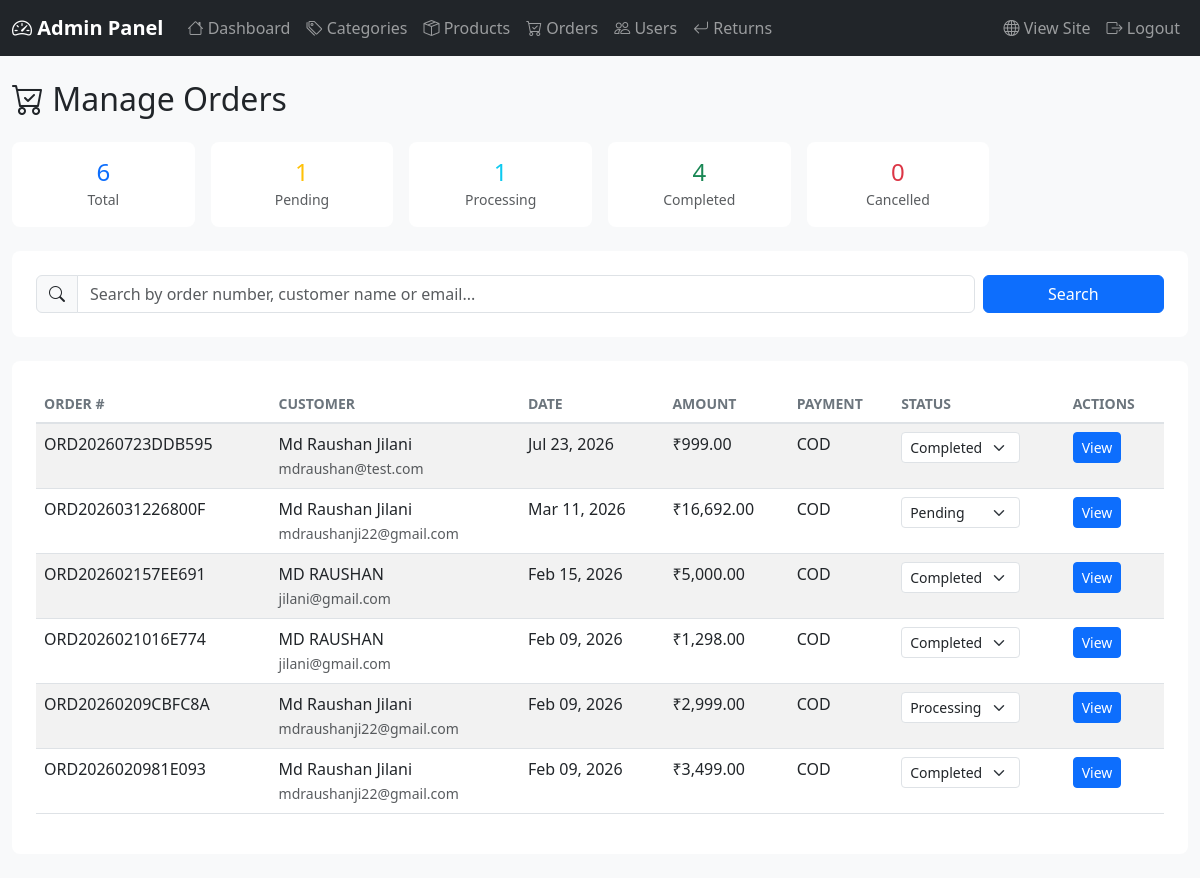
The app's page /admin/orders.php (signed in) with its own data.
### tables this page shows
CREATE TABLE `orders` (
  `id` int(11) NOT NULL,
  `user_id` int(11) NOT NULL,
  `order_number` varchar(50) NOT NULL,
  `total_amount` decimal(10,2) NOT NULL,
  `payment_method` varchar(50) NOT NULL DEFAULT 'COD',
  `payment_status` enum('pending','paid','failed') DEFAULT 'pending',
  `order_status` enum('pending','processing','completed','cancelled') DEFAULT 'pending',
  `shipping_name` varchar(100) NOT NULL,
  `shipping_email` varchar(100) NOT NULL,
  `shipping_mobile` varchar(15) NOT NULL,
  `shipping_address` text NOT NULL,
  `shipping_city` varchar(50) NOT NULL,
  `shipping_state` varchar(50) NOT NULL,
  `shipping_pincode` varchar(10) NOT NULL,
  `created_at` timestamp NOT NULL DEFAULT current_timestamp(),
  `updated_at` timestamp NOT NULL DEFAULT current_timestamp() ON UPDATE current_timestamp()
);

CREATE TABLE `users` (
  `id` int(11) NOT NULL,
  `name` varchar(100) NOT NULL,
  `email` varchar(100) NOT NULL,
  `mobile` varchar(15) NOT NULL,
  `password` varchar(255) NOT NULL,
  `address` text DEFAULT NULL,
  `city` varchar(50) DEFAULT NULL,
  `state` varchar(50) DEFAULT NULL,
  `pincode` varchar(10) DEFAULT NULL,
  `created_at` timestamp NOT NULL DEFAULT current_timestamp(),
  `updated_at` timestamp NOT NULL DEFAULT current_timestamp() ON UPDATE current_timestamp()
);

### includes/functions.php (called while the page is built, shortened)
<?php
function formatPrice($price) {
    return '₹' . number_format($price, 2);
}
?>

### admin/orders.php (the view, shortened to what this page needs)
<?php
    require_once __DIR__ . '/../includes/functions.php';
    require_once __DIR__ . '/../includes/admin_header.php';
    $db = getDB();
    $search       = isset($_GET['search']) ? sanitize($_GET['search']) : '';
    $filterStatus = isset($_GET['status']) ? sanitize($_GET['status']) : '';
    $where  = [];
    $params = [];
    $whereClause = count($where) > 0 ? 'WHERE ' . implode(' AND ', $where) : '';
    $stmt = $db->prepare("
    SELECT o.*, u.name as user_name, u.email as user_email
    FROM orders o
    LEFT JOIN users u ON o.user_id = u.id
    {$whereClause}
    ORDER BY o.created_at DESC
");
    $stmt->execute($params);
    $orders = $stmt->fetchAll();
    $stats = $db->query("SELECT order_status, COUNT(*) as cnt FROM orders GROUP BY order_status")->fetchAll(PDO::FETCH_KEY_PAIR);
?>
<div class="container-fluid my-4">
    <h2 class="mb-4"><i class="bi bi-cart-check"></i> Manage Orders</h2>
    <div class="row g-3 mb-4">
        <div class="col-md-2 col-4">
            <a href="<?php echo ADMIN_URL; ?>/orders.php" class="text-decoration-none">
                <div class="card text-center border-primary <?php echo empty($filterStatus) ? 'border-3' : ''; ?>">
                    <div class="card-body py-3">
                        <h4 class="text-primary mb-0"><?php echo array_sum($stats); ?></h4>
                        <small class="text-muted">Total</small>
                    </div>
                </div>
            </a>
        </div>
        <div class="col-md-2 col-4">
            <a href="<?php echo ADMIN_URL; ?>/orders.php?status=pending" class="text-decoration-none">
                <div class="card text-center border-warning <?php echo $filterStatus === 'pending' ? 'border-3' : ''; ?>">
                    <div class="card-body py-3">
                        <h4 class="text-warning mb-0"><?php echo $stats['pending'] ?? 0; ?></h4>
                        <small class="text-muted">Pending</small>
                    </div>
                </div>
            </a>
        </div>
        <div class="col-md-2 col-4">
            <a href="<?php echo ADMIN_URL; ?>/orders.php?status=processing" class="text-decoration-none">
                <div class="card text-center border-info <?php echo $filterStatus === 'processing' ? 'border-3' : ''; ?>">
                    <div class="card-body py-3">
                        <h4 class="text-info mb-0"><?php echo $stats['processing'] ?? 0; ?></h4>
                        <small class="text-muted">Processing</small>
                    </div>
                </div>
            </a>
        </div>
        <div class="col-md-2 col-4">
            <a href="<?php echo ADMIN_URL; ?>/orders.php?status=completed" class="text-decoration-none">
                <div class="card text-center border-success <?php echo $filterStatus === 'completed' ? 'border-3' : ''; ?>">
                    <div class="card-body py-3">
                        <h4 class="text-success mb-0"><?php echo $stats['completed'] ?? 0; ?></h4>
                        <small class="text-muted">Completed</small>
                    </div>
                </div>
            </a>
        </div>
        <div class="col-md-2 col-4">
            <a href="<?php echo ADMIN_URL; ?>/orders.php?status=cancelled" class="text-decoration-none">
                <div class="card text-center border-danger <?php echo $filterStatus === 'cancelled' ? 'border-3' : ''; ?>">
                    <div class="card-body py-3">
                        <h4 class="text-danger mb-0"><?php echo $stats['cancelled'] ?? 0; ?></h4>
                        <small class="text-muted">Cancelled</small>
                    </div>
                </div>
            </a>
        </div>
    </div>
    <div class="card mb-4">
        <div class="card-body">
            <form method="GET" action="" class="row g-2">
                <div class="col-md-10">
                    <div class="input-group">
                        <span class="input-group-text"><i class="bi bi-search"></i></span>
                        <input type="text" class="form-control" name="search"
                               placeholder="Search by order number, customer name or email..."
                               value="<?php echo htmlspecialchars($search); ?>">
                    </div>
                </div>
                <div class="col-md-2">
                    <button type="submit" class="btn btn-primary w-100">Search</button>
                </div>
            </form>
        </div>
    </div>
    <div class="card">
        <div class="card-body">
            <div class="table-responsive">
                <table class="table table-striped">
                    <thead>
                        <tr>
                            <th>Order #</th>
                            <th>Customer</th>
                            <th>Date</th>
                            <th>Amount</th>
                            <th>Payment</th>
                            <th>Status</th>
                            <th>Actions</th>
                        </tr>
                    </thead>
                    <tbody>
                        <?php foreach ($orders as $order): ?>
                        <tr>
                            <td><?php echo htmlspecialchars($order['order_number']); ?></td>
                            <td>
                                <?php echo htmlspecialchars($order['user_name']); ?><br>
                                <small class="text-muted"><?php echo htmlspecialchars($order['user_email']); ?></small>
                            </td>
                            <td><?php echo date('M d, Y', strtotime($order['created_at'])); ?></td>
                            <td><?php echo formatPrice($order['total_amount']); ?></td>
                            <td><?php echo htmlspecialchars($order['payment_method']); ?></td>
                            <td>
                                <form method="POST" style="display:inline;">
                                    <select name="order_status" class="form-select form-select-sm" style="width: auto; display: inline-block;"
                                            onchange="this.form.submit();">
                                        <option value="pending" <?php echo $order['order_status'] === 'pending' ? 'selected' : ''; ?>>Pending</option>
                                        <option value="processing" <?php echo $order['order_status'] === 'processing' ? 'selected' : ''; ?>>Processing</option>
                                        <option value="completed" <?php echo $order['order_status'] === 'completed' ? 'selected' : ''; ?>>Completed</option>
                                    </select>
                                </form>
                            </td>
                            <td>
                                <a href="<?php echo ADMIN_URL; ?>/order-details.php?id=<?php echo $order['id']; ?>"
                                   class="btn btn-sm btn-primary">View</a>
                            </td>
                        </tr>
                        <?php endforeach; ?>
                    </tbody>
                </table>
            </div>
        </div>
    </div>
</div>
<?php require_once __DIR__ . '/../includes/admin_footer.php'; ?>

### assets/css/admin.css (style rules this page uses)
body { background-color: #f8f9fa; }
.container-fluid { max-width: 1400px; }
.card { border: none; border-radius: 0.5rem; }
.card-body { padding: 1.5rem; }
.table { background-color: white; }
.table thead th { border-bottom: 2px solid #dee2e6; font-weight: 600; text-transform: uppercase; font-size: 0.875rem; color: #6c757d; }
.btn-sm { padding: 0.25rem 0.5rem; font-size: 0.875rem; }

### records on screen
orders: order_number "ORD20260723DDB595", user.name "Md Raushan Jilani", user.email "mdraushan@test.com", created_at "Jul 23, 2026", total_amount "₹999.00", payment_method "COD", order_status "Completed"
orders: order_number "ORD2026031226800F", user.name "Md Raushan Jilani", user.email "mdraushanji22@gmail.com", created_at "Mar 11, 2026", total_amount "₹16,692.00", payment_method "COD", order_status "Pending"
orders: order_number "ORD202602157EE691", user.name "MD RAUSHAN", user.email "jilani@gmail.com", created_at "Feb 15, 2026", total_amount "₹5,000.00", payment_method "COD", order_status "Completed"
orders: order_number "ORD2026021016E774", user.name "MD RAUSHAN", user.email "jilani@gmail.com", created_at "Feb 09, 2026", total_amount "₹1,298.00", payment_method "COD", order_status "Completed"
orders: order_number "ORD20260209CBFC8A", user.name "Md Raushan Jilani", user.email "mdraushanji22@gmail.com", created_at "Feb 09, 2026", total_amount "₹2,999.00", payment_method "COD", order_status "Processing"
orders: order_number "ORD2026020981E093", user.name "Md Raushan Jilani", user.email "mdraushanji22@gmail.com", created_at "Feb 09, 2026", total_amount "₹3,499.00", payment_method "COD", order_status "Completed"

### other values on screen
array_sum($stats) "6"
$stats['pending'] "1"
$stats['processing'] "1"
$stats['completed'] "4"
$stats['cancelled'] "0"
